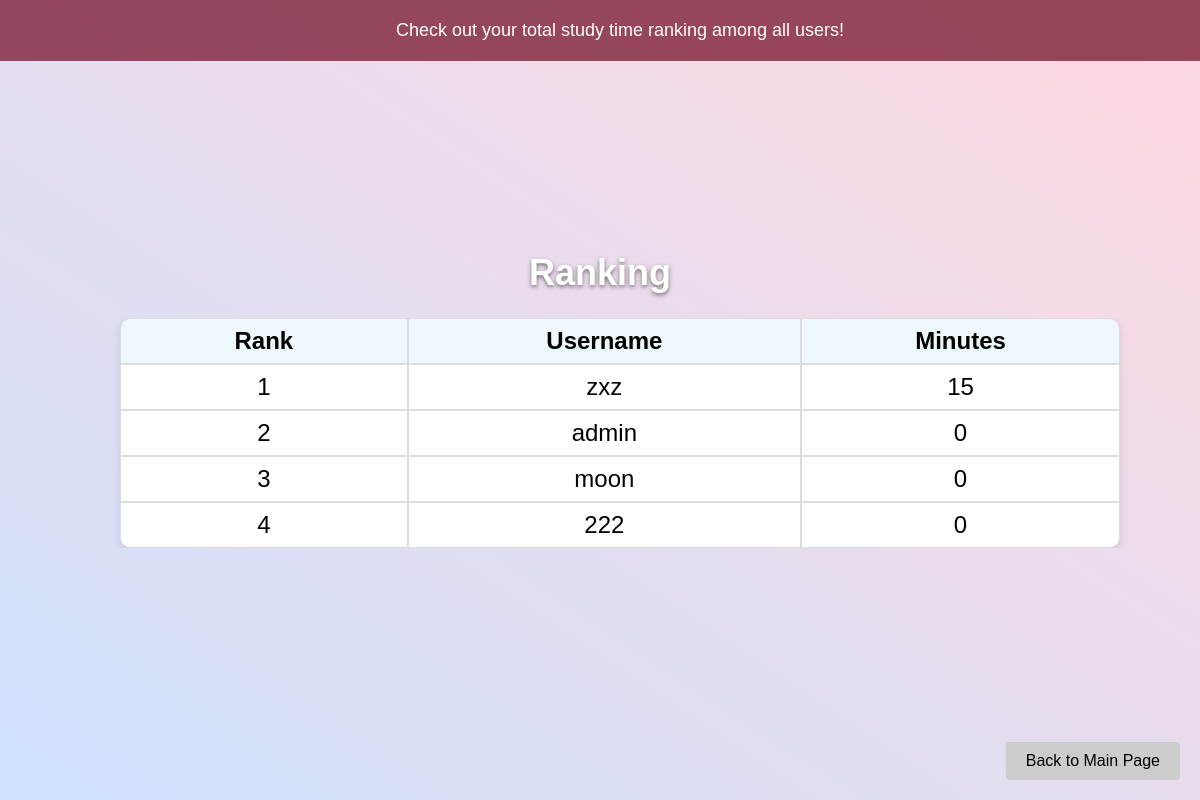
/ranking.php, run on an earlier commit of the app's database.
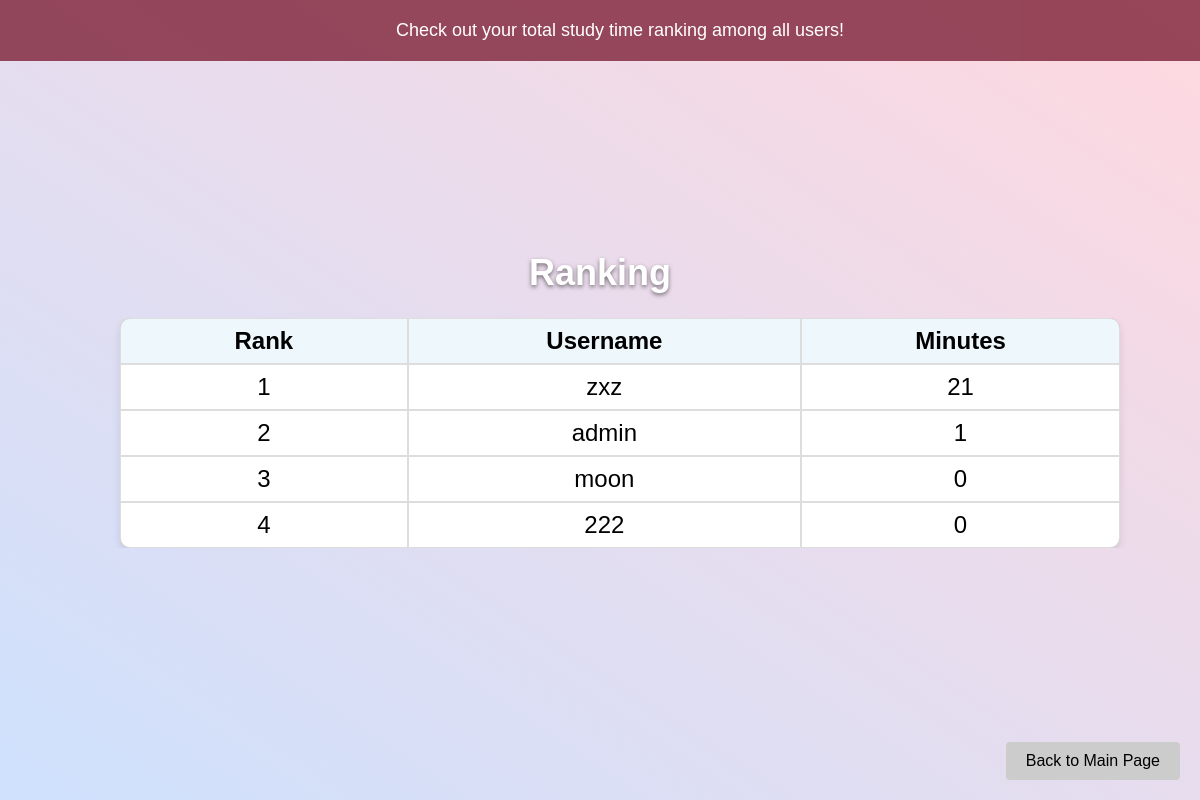
And on a later commit of the database.
### ranking.php (the view, shortened to what this page needs)
<?php
$host = 'localhost';
$dbname = 'mydata';
$username = 'root';
$password = 'A12345678';
$conn = new mysqli($host, $username, $password, $dbname);
$sql = "SELECT username, minutes FROM `login-info` ORDER BY minutes DESC";
$result = $conn->query($sql);
?>
<!DOCTYPE html>
<html lang="en">
<head>
</head>
<body>
<div id="popup">
    Check out your total study time ranking among all users!
</div>
<div class="centered-content">
    <h1 style="margin-top: 0;">Ranking</h1>
    <div class="container scrollable-table">
        <table class="rounded-table">
            <tr>
                <th style="width: 80px">Rank</th>
                <th style="width: 80px">Username</th>
                <th style="width: 80px">Minutes</th>
            </tr>
            <?php if ($result->num_rows > 0): ?>
                <?php $rank = 1; ?>
                <?php while ($row = $result->fetch_assoc()): ?>
                    <tr>
                        <td><?= $rank++ ?></td>
                        <td><?= htmlspecialchars($row['username']) ?></td>
                        <td><?= htmlspecialchars($row['minutes']) ?></td>
                    </tr>
                <?php endwhile; ?>
            <?php else: ?>
                <tr>
                    <td colspan="3">No data found</td>
                </tr>
            <?php endif; ?>
        </table>
    </div>
</div>
<a href="index.php" class="back-button">Back to Main Page</a>
</body>
</html>

What changed in the data, as far as the page shows it:
changed login-info "zxz": minutes "15" → "21"
changed login-info "admin": minutes "0" → "1"
